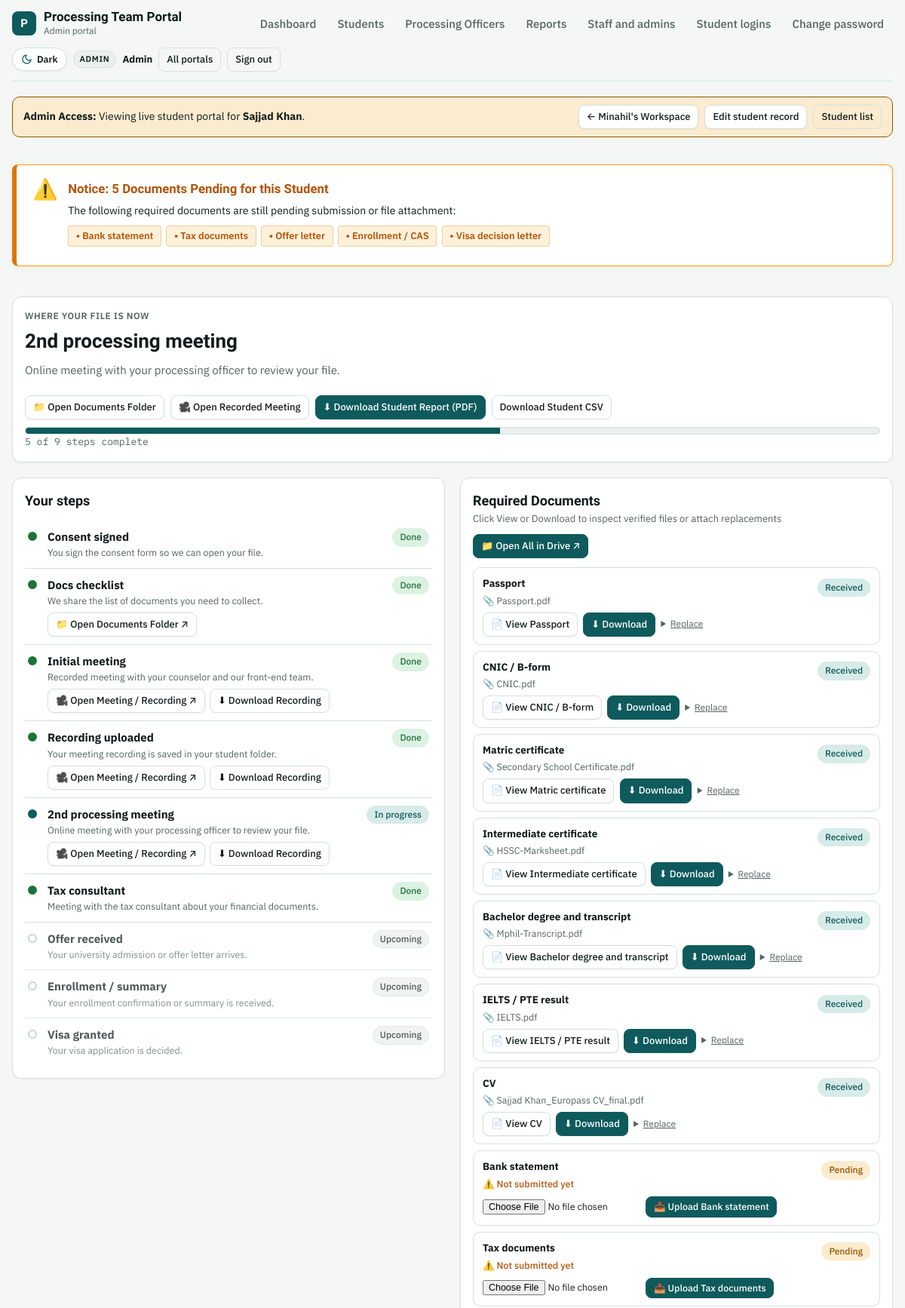
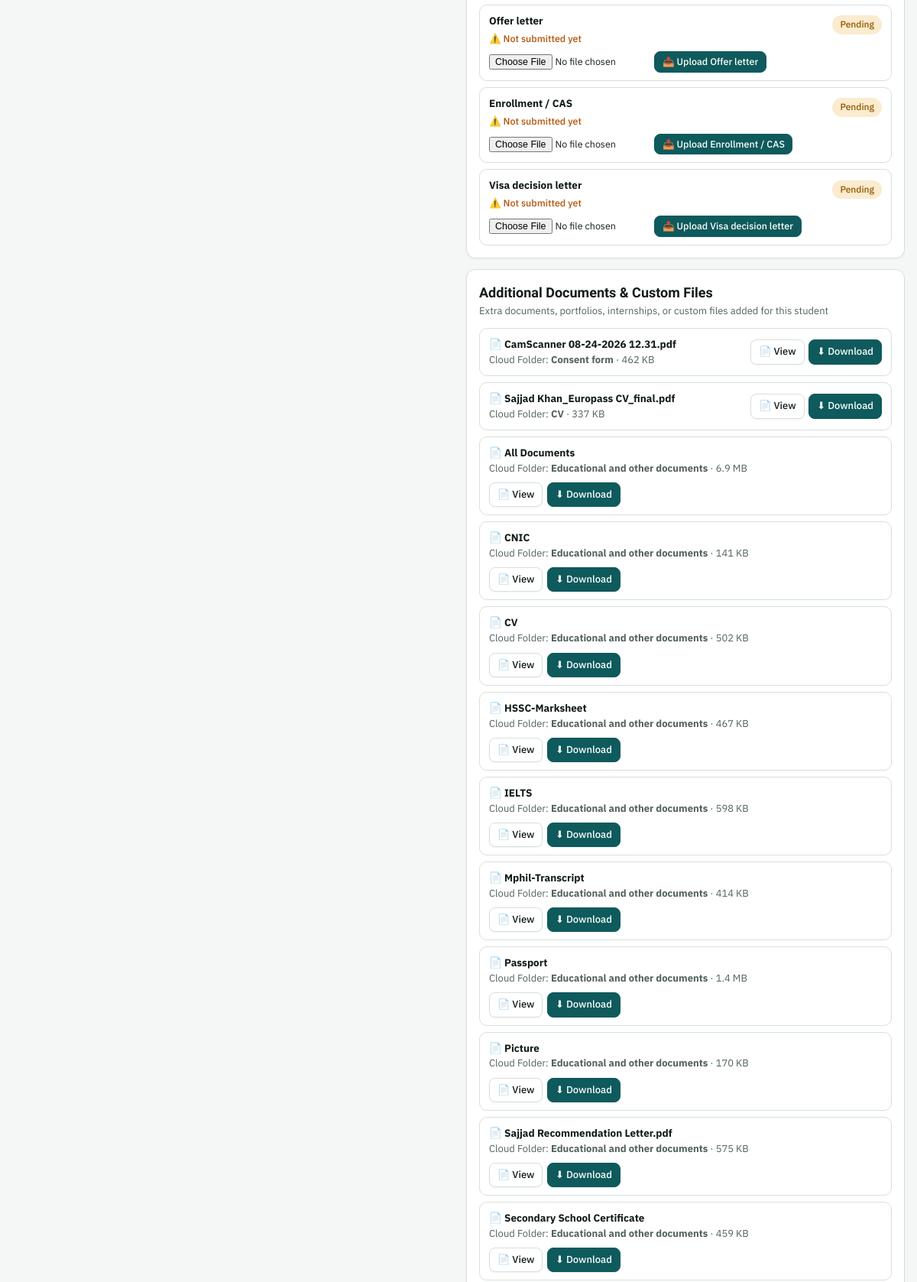
Page /admin/progress.php?id=1 (signed in, upper part) on the committed database (2 pictures, top to bottom).
### tables this page shows
CREATE TABLE users (
  id                   INTEGER PRIMARY KEY AUTOINCREMENT,
  name                 TEXT NOT NULL,
  username             TEXT NOT NULL UNIQUE,
  password_hash        TEXT NOT NULL,
  role                 TEXT NOT NULL CHECK(role IN ('admin','officer','student')),
  student_id           INTEGER NULL UNIQUE,
  active               INTEGER NOT NULL DEFAULT 1,
  must_change_password INTEGER NOT NULL DEFAULT 1,
  last_login           TEXT NULL,
  created_at           TEXT NOT NULL, department TEXT DEFAULT 'backend',
  FOREIGN KEY (student_id) REFERENCES students(id) ON DELETE CASCADE
);

CREATE TABLE students (
  id                INTEGER PRIMARY KEY AUTOINCREMENT,
  name              TEXT NOT NULL,
  counselor         TEXT NULL,
  officer_id        INTEGER NULL,
  entered_by        INTEGER NULL,
  refund            TEXT NULL,
  branch            TEXT NULL,
  intake            TEXT NULL,
  received_date     TEXT NULL,
  consult1          TEXT NULL,
  consent           TEXT NULL,
  docs_checklist    TEXT NULL,
  initial_meeting   TEXT NULL,
  follow_up_1       TEXT NULL,
  recorded_uploaded TEXT NULL,
  drive_link        TEXT NULL,
  meeting_priority  TEXT NULL,
  second_meeting    TEXT NULL,
  follow_up_2       TEXT NULL,
  tax_meeting       TEXT NULL,
  follow_up_3       TEXT NULL,
  offer             TEXT NULL,
  consult2          TEXT NULL,
  disc2             TEXT NULL,
  enrollment        TEXT NULL,
  consult3          TEXT NULL,
  disc3             TEXT NULL,
  visa              TEXT NULL,
  last_installment  TEXT NULL,
  remarks           TEXT NULL,
  created_at        TEXT NOT NULL,
  updated_at        TEXT NULL
, csc_status TEXT DEFAULT NULL, csc_verified_at TEXT DEFAULT NULL, csc_verified_by INTEGER DEFAULT NULL, sheet_sr INTEGER, email TEXT, student_password TEXT, portal_id TEXT, portal_password TEXT, shortlisting TEXT, pending_docs_note TEXT, doc_request_date TEXT, enrollment_date TEXT, installment_1 TEXT, installment_2 TEXT, installment_3 TEXT, installment_4 TEXT, threat_cancellation TEXT, meeting_link TEXT, drive_files_json TEXT NULL, frontend_officer_id INTEGER DEFAULT NULL, frontend_officer_name TEXT DEFAULT NULL);

CREATE TABLE student_documents (
  student_id  INTEGER NOT NULL,
  doc_index   INTEGER NOT NULL,
  status      TEXT NOT NULL,
  updated_by  INTEGER NULL,
  updated_at  TEXT NOT NULL, file_path TEXT NULL, file_name TEXT NULL, file_size INTEGER NULL, mime_type TEXT NULL, uploaded_at TEXT NULL, uploaded_by INTEGER NULL,
  PRIMARY KEY (student_id, doc_index),
  FOREIGN KEY (student_id) REFERENCES students(id) ON DELETE CASCADE
);

### app/pages/student_view.php (the view, shortened to what the rows shown need)
<?php
$r = q('SELECT s.id, s.name, s.counselor, s.branch, s.intake, s.drive_link, s.meeting_link,
               s.consent, s.docs_checklist, s.initial_meeting, s.recorded_uploaded, s.second_meeting,
               s.tax_meeting, s.offer, s.enrollment, s.visa,
               s.follow_up_1, s.follow_up_2, s.follow_up_3,
               s.email, s.portal_id, s.shortlisting, s.pending_docs_note,
               s.officer_id,
               o.name AS officer_name
        FROM students s LEFT JOIN users o ON o.id = s.officer_id
        WHERE s.id = ?', [$sid])->fetch();
$docs = [];
foreach (q('SELECT doc_index, status, file_name, file_size, file_path FROM student_documents WHERE student_id = ?', [$sid]) as $d) {
    $docs[(int)$d['doc_index']] = $d;
}
$ns = next_stage($r);
if ($r['visa'] === 'Granted') $head = ['Visa granted', 'Congratulations. Your processing officer will share the next steps for travel.'];
elseif ($r['visa'] === 'Refused') $head = ['Visa refused', 'Your processing officer will contact you about the options.'];
elseif ($ns) { $i = array_search($ns, array_column(STAGES, 0), true); $head = [$ns, STAGES[$i][2]]; }
else $head = ['File complete', ''];
$portalLabel = $preview ? PORTALS[$u['role']]['label'] : PORTALS['student']['label'];
$base = ($preview && $u['role'] === 'admin') ? 'admin' : (($preview && $u['role'] === 'officer') ? 'officer' : 'student');
$driveUrl = safe_link($r['drive_link'] ?? null);
$hasMeeting = student_has_meeting($r);
$meetingUrl = url('meeting.php?id=' . (int)$sid);
$isStaff = ($preview || $u['role'] === 'admin' || $u['role'] === 'officer');
page_start($preview ? 'Student progress view' : 'My file', $u, $portalLabel);
if ($preview): ?>
<div class="flash warn" style="display:flex;justify-content:space-between;align-items:center;flex-wrap:wrap;gap:0.5rem; margin-bottom: 1rem;">
  <div><b><?= h(ucfirst($u['role'])) ?> Access:</b> Viewing live student portal for <b><?= h($r['name']) ?></b>.</div>
  <div style="display:flex;gap:0.5rem;align-items:center;flex-wrap:wrap;">
    <?php if ($u['role'] === 'admin' && !empty($r['officer_id'])): ?>
      <a class="btn sm" href="<?= h(url('admin/officers.php?id=' . $r['officer_id'])) ?>">← <?= h($r['officer_name'] ?: 'Officer') ?>'s Workspace</a>
    <?php endif; ?>
    <a class="btn sm" href="<?= h(url($base . '/student.php?id=' . $sid)) ?>">Edit student record</a>
    <a class="btn sm ghost" href="<?= h(url($base . '/students.php')) ?>">Student list</a>
  </div>
</div>
<?php endif; ?>
<section class="panel hero-step">
  <div style="display:flex;justify-content:space-between;align-items:flex-start;flex-wrap:wrap;gap:1rem;">
    <div>
      <h1><?= h($head[0]) ?></h1>
    </div>
  </div>
</section>
<div class="grid2">
  <section class="panel">
    <div class="panel-h"><h2>Your steps</h2></div>
    <ol class="tl">
    <?php foreach (STAGES as $i => $s):
        $st = stage_done($r, $i) ? 'done' : ($s[0] === $ns ? 'now' : 'later'); ?>
      <li class="<?= $st ?>"><span class="dot"></span>
        <div>
          <b><?= h($s[0]) ?></b>
          <div class="m"><?= h($s[2]) ?></div>
          <?php if ($isStaff): ?>
            <?php if (in_array($s[1], ['initial_meeting', 'recorded_uploaded', 'second_meeting'], true)): ?>
              <?php if ($hasMeeting): ?>
                <div style="margin-top:0.35rem; display:flex; gap:0.4rem; flex-wrap:wrap;">
                  <a class="btn sm" href="<?= h($meetingUrl) ?>" target="_blank" rel="noopener noreferrer">🎥 Open Meeting / Recording ↗</a>
                  <a class="btn sm ghost" href="<?= h($meetingUrl . '&download=1') ?>">⬇ Download Recording</a>
                </div>
              <?php elseif ($s[1] === 'recorded_uploaded'): ?>
                <div class="small" style="color:#ef4444; margin-top:0.35rem; font-weight:600;">
                  ⚠️ Recorded meeting video not available
                </div>
              <?php endif; ?>
            <?php elseif ($s[1] === 'docs_checklist' && $driveUrl): ?>
              <div style="margin-top:0.35rem;"><a class="btn sm" href="<?= h($driveUrl) ?>" target="_blank" rel="noopener noreferrer">📁 Open Documents Folder ↗</a></div>
            <?php endif; ?>
          <?php endif; ?>
        </div>
        <?php
          $pillClass = $st === 'done' ? 'ok' : ($st === 'now' ? 'acc' : '');
          $pillText = $st === 'done' ? 'Done' : ($st === 'now' ? 'In progress' : 'Upcoming');
        ?>
        <span class="pill <?= $pillClass ?>"><?= $pillText ?></span></li>
    <?php endforeach; ?>
    </ol>
  </section>
  <div class="stack">
    <section class="panel">
      <div class="panel-h">
        <div>
          <h2>Required Documents</h2>
        </div>
      </div>
      <div class="list">
      <?php foreach (DOCS as $i => $d):
        $dRow = $docs[$i] ?? null;
        $v = is_array($dRow) ? ($dRow['status'] ?? '') : (string)$dRow;
        $hasFile = is_array($dRow) && !empty($dRow['file_path']);
        $fileName = ($hasFile && !empty($dRow['file_name'])) ? $dRow['file_name'] : '';
      ?>
        <div class="li" style="flex-wrap:wrap; gap:0.6rem; justify-content:space-between; align-items:flex-start;">
          <div style="flex: 1; min-width: 240px;">
            <b><?= h($d) ?></b>
            <?php if ($hasFile): ?>
              <div class="small muted" style="font-size:0.78rem; margin-top:0.15rem;">📎 <?= h($fileName) ?></div>
              <div class="small" style="margin-top:0.35rem; display:flex; gap:0.45rem; align-items:center; flex-wrap:wrap;">
                <a class="btn sm" href="<?= h(url('document.php?id=' . $sid . '&doc=' . $i)) ?>" target="_blank" title="View <?= h($fileName) ?>">📄 View <?= h($d) ?></a>
                <a class="btn sm primary" href="<?= h(url('document.php?id=' . $sid . '&doc=' . $i . '&download=1')) ?>" title="Download <?= h($fileName) ?>">⬇ Download</a>
                <?php if ($isStaff): ?>
                  <details style="display:inline-block;">
                    <summary class="small muted" style="cursor:pointer; font-size:0.75rem; text-decoration:underline;">Replace</summary>
                  </details>
                <?php endif; ?>
              </div>
            <?php endif; ?>
          </div>
          <span class="pill <?= pill_class($v ?: 'Pending') ?>" style="margin-top:0.2rem;"><?= h($v ?: 'Pending') ?></span>
        </div>
      <?php endforeach; ?>
      </div>
    </section>
    <section class="panel">
      <div class="panel-h">
        <div>
          <h2>Additional Documents & Custom Files</h2>
        </div>
      </div>
    </section>
  </div>
</div>
<?php page_end();

### app/layout.php (shortened to what the rows shown need)
<?php
function nav_items(string $role): array {
    return match ($role) {
        'admin'   => ['admin/index.php' => 'Dashboard', 'admin/students.php' => 'Students', 'admin/officers.php' => 'Processing Officers', 'admin/reports.php' => 'Reports', 'admin/staff.php' => 'Staff and admins', 'admin/logins.php' => 'Student logins'],
        'officer' => ['officer/index.php' => 'Dashboard', 'officer/students.php' => 'My students'],
        'student' => ['student/index.php' => 'My file'],
        default   => [],
    };
}
function theme_toggle_btn(): string {
    return '<button type="button" class="theme-toggle" data-theme-toggle aria-label="Switch theme" title="Switch between Light and Dark mode" aria-pressed="false">'
         . '<svg class="icon-sun" viewBox="0 0 24 24" aria-hidden="true"><circle cx="12" cy="12" r="5"/><line x1="12" y1="1" x2="12" y2="3"/><line x1="12" y1="21" x2="12" y2="23"/><line x1="4.22" y1="4.22" x2="5.64" y2="5.64"/><line x1="18.36" y1="18.36" x2="19.78" y2="19.78"/><line x1="1" y1="12" x2="3" y2="12"/><line x1="21" y1="12" x2="23" y2="12"/><line x1="4.22" y1="19.78" x2="5.64" y2="18.36"/><line x1="18.36" y1="5.64" x2="19.78" y2="4.22"/></svg>'
         . '<svg class="icon-moon" viewBox="0 0 24 24" aria-hidden="true"><path d="M21 12.79A9 9 0 1 1 11.21 3 7 7 0 0 0 21 12.79z"/></svg>'
         . '<span data-theme-label>Dark</span>'
         . '</button>';
}
function page_start(string $title, ?array $u = null, string $portalLabel = ''): void {
    global $CONFIG;
    $self = ltrim(substr(parse_url($_SERVER['REQUEST_URI'] ?? '', PHP_URL_PATH) ?: '', strlen(base_url())), '/');
    $cookieTheme = $_COOKIE['ptp_theme'] ?? '';
    $htmlThemeAttr = in_array($cookieTheme, ['light', 'dark'], true) ? ' data-theme="' . h($cookieTheme) . '"' : '';
    ?><!doctype html>
<html lang="en"<?= $htmlThemeAttr ?>>
<head>
<link rel="stylesheet" href="<?= h(url('assets/style.css')) ?>">
</head>
<body>
<div class="wrap">
<?php if ($u): ?>
<header class="top">
  <a class="brand" href="<?= h(url('index.php')) ?>" style="text-decoration:none; color:inherit;"><div class="mark">P</div><div><div class="app"><?= h($CONFIG['app_name']) ?></div><small><?= h($portalLabel) ?></small></div></a>
  <nav class="tabs">
    <?php foreach (nav_items($u['role']) as $href => $label): ?>
      <a href="<?= h(url($href)) ?>" <?= $self === $href ? 'aria-current="page"' : '' ?>><?= h($label) ?></a>
    <?php endforeach; ?>
    <a href="<?= h(url('account/password.php?portal=' . $u['role'])) ?>" <?= $self === 'account/password.php' ? 'aria-current="page"' : '' ?>>Change password</a>
  </nav>
  <div class="who">
    <?= theme_toggle_btn() ?>
    <span class="role"><?= h(ucfirst($u['role'] === 'officer' ? 'Officer' : $u['role'])) ?></span>
    <b><?= h($u['name']) ?></b>
    <a class="btn sm ghost" href="<?= h(url('index.php')) ?>">All portals</a>
    <form method="post" action="<?= h(url('logout.php')) ?>"><button class="btn sm ghost" type="submit">Sign out</button></form>
  </div>
</header>
<?php else: ?>
<div class="guest-topbar">
  <?= theme_toggle_btn() ?>
</div>
<?php endif; ?>
<main>
<?php endforeach;
}
function page_end(): void { ?>
</main>
</div>
</body>
</html>
<?php }
function pill_class(string $v): string {
    return match ($v) {
        'Granted', 'Verified', 'Yes', 'Done' => 'ok',
        'Refused', 'Non-Refundable', 'No'    => 'bad',
        'Pending', 'Requested'               => 'warn',
        default                              => 'acc',
    };
}

### rows in the picture
users: role "Admin portal", role "Dashboard", role "Students", role "Processing Officers", role "Reports", role "Staff and admins", role "Student logins", role "ADMIN", name "Admin", role "Admin"
users: students.name "Sajjad Khan", name "Minahil", students.consent "Done", students.docs_checklist "Done", students.initial_meeting "Done", students.meeting_link "Done", students.second_meeting "In progress", students.tax_meeting "Done", students.offer "Upcoming", students.enrollment "Upcoming", students.visa "Upcoming"
student_documents: file_name "Passport.pdf"
student_documents: file_name "CNIC.pdf"
student_documents: file_name "Secondary School Certificate.pdf"
student_documents: file_name "HSSC-Marksheet.pdf"
student_documents: file_name "Mphil-Transcript.pdf"
student_documents: file_name "IELTS.pdf"
student_documents: file_name "Sajjad Khan_Europass CV_final.pdf"

### other values in the picture
$CONFIG['app_name'] "Processing Team Portal"
$pendingCount "5"
$pDoc "Bank statement"
$pDoc "Tax documents"
$pDoc "Offer letter"
$pDoc "Enrollment / CAS"
$pDoc "Visa decision letter"
$head[0] "2nd processing meeting"
$head[1] "Online meeting with your processing officer to review your file."
$done "5"
$total "9"
$s[0] "Consent signed"
$s[2] "You sign the consent form so we can open your file."
$s[0] "Docs checklist"
$s[2] "We share the list of documents you need to collect."
